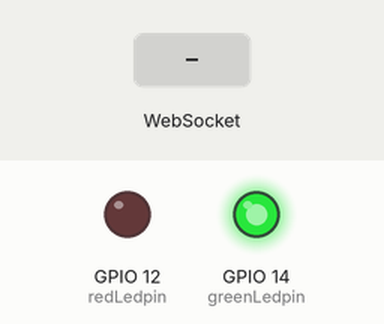
Recording of a sketch running on a simulated ESP8266 (NodeMCU). Parts: output pins drawn as LEDs (lit = HIGH). The test bench sets the inputs (shaded band). What the sketch prints to the serial monitor is not drawn.

Above: at 1.2 s.
1.3 s: WebSocket text "0" received
2.8 s: WebSocket text "5" received
Timing chart, 0 to 5.8 s (numbered marks = the images above; inputs shaded):
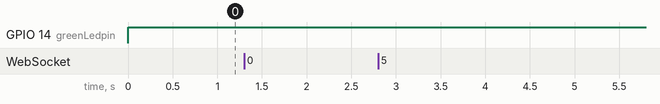

Measured:
- after the input at 1.3 s, every drawn part: stays the same

The sketch:

esp8266-wifi-distance-tester.ino
```cpp
#include <Arduino.h>
#include <ArduinoJson.h>

#ifdef ESP32
#include <WiFi.h>
#include <AsyncTCP.h>
#elif defined(ESP8266)
#include <ESP8266WiFi.h>
#include <ESPAsyncTCP.h>
#endif

#include <ESPAsyncWebServer.h>

#define greenLedpin 14
#define redLedpin 12

StaticJsonDocument<200> doc;


AsyncWebServer server(80);
AsyncWebSocket ws("/ws");

const char *ssid = "ssid";
const char *password = "123456789";

void notFound(AsyncWebServerRequest *request) {
    request->send(404, "text/plain", "Not found");
}

char text[100];
int lastPingTimeMs = 0;
int pingIntervalMs = 0;

void onWsEvent(AsyncWebSocket *server, AsyncWebSocketClient *client, AwsEventType type, void *arg, uint8_t *data,
               size_t len) {
    if (type == WS_EVT_CONNECT) {
        Serial.printf("Client connected [%s][%u]\n", server->url(), client->id());
    } else if (type == WS_EVT_DISCONNECT) {
        Serial.printf("Client disconnected [%s][%u]\n", server->url(), client->id());
    } else if (type == WS_EVT_ERROR) {
        Serial.printf("ws[%s][%u] error(%u): %s\n", server->url(), client->id(), *((uint16_t *) arg), (char *) data);
    } else if (type == WS_EVT_DATA) {
        AwsFrameInfo *info = (AwsFrameInfo *) arg;
        if (info->final && info->index == 0 && info->len == len) {

            data[len] = 0;
            Serial.printf("input: %s\n", (char *) data);

            DeserializationError error = deserializeJson(doc, (char *) data);

            if (error) {
                Serial.print("deserializeJson() failed: ");
                Serial.println(error.c_str());
                return;
            }

            lastPingTimeMs = millis();
            pingIntervalMs = doc["interval"];
            const char* timestamp = doc["timestamp"];

            sprintf(text, "{\"type\": \"pong\", \"timestamp\": %s}", timestamp);


            Serial.printf("output: %s\n", text);

            client->text(text);

        } else {
            Serial.println("Chunk message");
        }
    }
}

const char indexhtml[]
PROGMEM = R"rawliteral(
<!DOCTYPE html>
<head>
    <meta charset="utf-8">
    <meta http-equiv="X-UA-Compatible" content="IE=edge,chrome=1">
    <meta name="viewport" content="width=device-width, initial-scale=1 maximum-scale=1 user-scalable=no">
    <title>Test</title>
    <style>
        html {
            margin: 0;
            padding: 0;
            height: 100%;
        }

        body {
            margin: 0;
            padding: 0;
            height: 100%;
        }

        input {
            width: 100%;
            height: 30px;
            font-size: 14px
        }

        #js-status {
            text-align: center;
            padding-top: 20px;
            padding-bottom: 20px;
        }

        button {
            width: 100%;
            display: inline-block;
            height: 40px;
            font-size: 14px;
        }

        table {
            width: 100%;
            border-collapse: collapse;
        }

        td {
            padding: 5px;
            border: 1px solid black;
        }
    </style>
</head>
<body>
<div id="js-status" style="background-color: red">
    Disconnected
</div>
<br>
<div>
    <label for="js-interval">Req interval(ms)</label>
    <input id="js-interval" type="text" value="200">
</div>
<div>
    <label for="js-req-limit">Req limit</label>
    <input id="js-req-limit" type="text" value="200">
</div>
<br>
<div>
    <table>
        <tr>
            <td colspan="2">Duration(ms)</td>
            <td colspan="2" id="js-table-duration">0</td>
        </tr>
        <tr>
            <td>Req total</td>
            <td id="js-table-req-total">0</td>
            <td>Req failed</td>
            <td id="js-table-req-failed">0</td>
        </tr>
        <tr>
            <td>Req 50%</td>
            <td id="js-table-percent-50">0</td>
            <td>Req 95%</td>
            <td id="js-table-percent-95">0</td>
        </tr>
        <tr>
            <td>Req 75%</td>
            <td id="js-table-percent-75">0</td>
            <td>Req 99%</td>
            <td id="js-table-percent-99">0</td>
        </tr>
        <tr>
            <td>Req 90%</td>
            <td id="js-table-percent-90">0</td>
            <td>Req 100%</td>
            <td id="js-table-percent-100">0</td>
        </tr>
    </table>
</div>
<br>
<div>
    <button id="js-connect-btn" type="button">Connect</button>
</div>
<br>
<div>
    <button id="js-disconnect-btn" type="button" disabled="disabled">Disconnect</button>
</div>
<br>
<div id="logs"></div>
</body>

<script>

    let ws                   = null;
    let statusElement        = document.getElementById('js-status');
    let connectBtnElement    = document.getElementById('js-connect-btn');
    let disconnectBtnElement = document.getElementById('js-disconnect-btn');
    let intervalPing         = null;
    let url                  = 'ws://192.168.4.1/ws';
    // let url                  = 'ws://127.0.0.1:8889/';
    let pingIntervalElement  = document.getElementById('js-interval');
    let reqLimitElement      = document.getElementById('js-req-limit');
    let enableLogger         = true;
    let requests             = {};
    let connectTimestamp     = 0;
    let disconnectTimestamp  = 0;

    let renderPacketsStatistic = function() {
        let total     = 0;
        let errors    = 0;
        let durations = [];
        for (let timestamp in requests) {
            if (!requests.hasOwnProperty(timestamp)) {
                continue;
            }

            total++;

            let request = requests[timestamp];

            if (!request.done) {
                errors++;
            }

            if (request.responseDuration !== 0) {
                durations.push(request.responseDuration);
            }
        }

        durations.sort(function(a, b) {
            return a - b;
        });

        let totalDurations = durations.length;

        [50, 75, 90, 95, 99].forEach(function(val) {
            let index = parseInt(val * totalDurations / 100);

            let element = document.getElementById('js-table-percent-' + val);

            if (index in durations) {
                element.innerText = durations[index] + ' ms';
            } else {
                element.innerText = 0;
            }
        });

        let lastIndex = totalDurations - 1;
        if (lastIndex in durations) {
            document.getElementById('js-table-percent-100').innerText = durations[lastIndex] + ' ms';
        } else {
            document.getElementById('js-table-percent-100').innerText = 0;
        }

        let stopTimestamp = disconnectTimestamp !== 0
            ? disconnectTimestamp
            : Date.now();

        document.getElementById('js-table-duration').innerText = (stopTimestamp - connectTimestamp);

        document.getElementById('js-table-req-total').innerText  = total;
        document.getElementById('js-table-req-failed').innerText = errors;
    };

    connectBtnElement.addEventListener('click', function() {
        connect();
        connectBtnElement.setAttribute('disabled', true);
        disconnectBtnElement.removeAttribute('disabled');
    });

    disconnectBtnElement.addEventListener('click', function() {
        setStatusDisconnected();
    });

    let setStatusConnected = function() {
        statusElement.setAttribute('style', 'background-color: green');
        statusElement.innerText = 'Connected';

        connectTimestamp = Date.now();

        let pingIntervalMs = parseInt(pingIntervalElement.value);

        intervalPing = setInterval(function() {

            log('Ping...');
            let timestamp = Date.now();
            ws.send(JSON.stringify({
                type:      'ping',
                interval:  pingIntervalMs,
                timestamp: timestamp.toString(),
            }));
            requests[timestamp] = {
                done:              false,
                requestTimestamp:  timestamp,
                responseTimestamp: 0,
                responseDuration:  0,
            };
            renderPacketsStatistic();

            if (Object.keys(requests).length >= parseInt(reqLimitElement.value)) {
                log('Stopped by limit');
                setStatusDisconnected();
            }

        }, pingIntervalMs);
    };

    let setStatusDisconnected = function() {
        statusElement.setAttribute('style', 'background-color: red');
        statusElement.innerText = 'Disconnected';
        disconnectTimestamp     = Date.now();
        clearInterval(intervalPing);
        disconnectBtnElement.setAttribute('disabled', true);
    };

    let connect = function() {
        ws           = new WebSocket(url);
        ws.onopen    = function(e) {
            log('Connected');
            setStatusConnected();
        };
        ws.onclose   = function(e) {
            log('Closed' + JSON.stringify(e));
            setStatusDisconnected();
        };
        ws.onmessage = function(e) {
            let data = JSON.parse(e.data);
            if (data.type !== 'pong') {
                return;
            }

            let timestamp = data.timestamp;

            if (!(timestamp in requests)) {
                return;
            }

            requests[timestamp].done              = true;
            requests[timestamp].responseTimestamp = Date.now();
            requests[timestamp].responseDuration  = requests[timestamp].responseTimestamp -
                requests[timestamp].requestTimestamp;
            renderPacketsStatistic();

            log('Pong');
        };
        ws.onerror   = function(e) {
            setStatusDisconnected();
            log('Error' + JSON.stringify(e));
        };
    };

    let log = function(message) {
        if (!enableLogger) {
            return;
        }

        let logs        = document.getElementById('logs');
        let block       = document.createElement('DIV');
        block.innerText = Date.now() + ' ' + message;
        logs.appendChild(block);

        while (logs.children.length > 10) {
            logs.removeChild(logs.firstChild);
        }
    };

    window.onerror = function(error, url, line) {
        log('Error:' + error + ' url:' + url + ' line:' + line);
    };
</script>
)rawliteral";


IPAddress IP;

void setup() {

    Serial.begin(115200);
    pinMode(greenLedpin, OUTPUT);
    pinMode(redLedpin, OUTPUT);

    digitalWrite(greenLedpin, LOW);
    digitalWrite(redLedpin, HIGH);


    IPAddress ip(192, 168, 4, 1);
    IPAddress gateway(192, 168, 4, 254);
    IPAddress subnet(255, 255, 255, 0);

    WiFi.mode(WIFI_AP_STA);
    WiFi.softAPConfig(ip, gateway, subnet);

    WiFi.softAP(ssid, password);

    IP = WiFi.softAPIP();
    Serial.print("AP IP address: ");
    Serial.println(IP);

    // Print ESP8266 Local IP Address
    Serial.println(WiFi.localIP());

    ws.onEvent(onWsEvent);
    server.addHandler(&ws);

    server.on("/", HTTP_GET,[](AsyncWebServerRequest * request)
    {
        request->send(200, "text/html", indexhtml);
    });

    server.onNotFound(notFound);

    server.begin();
}

void loop() {
  if(millis() - lastPingTimeMs > (pingIntervalMs * 1.5)) {
    digitalWrite(greenLedpin, HIGH);
    digitalWrite(redLedpin, LOW);
  } else {
    digitalWrite(greenLedpin, LOW);
    digitalWrite(redLedpin, HIGH);
  }
}
```
